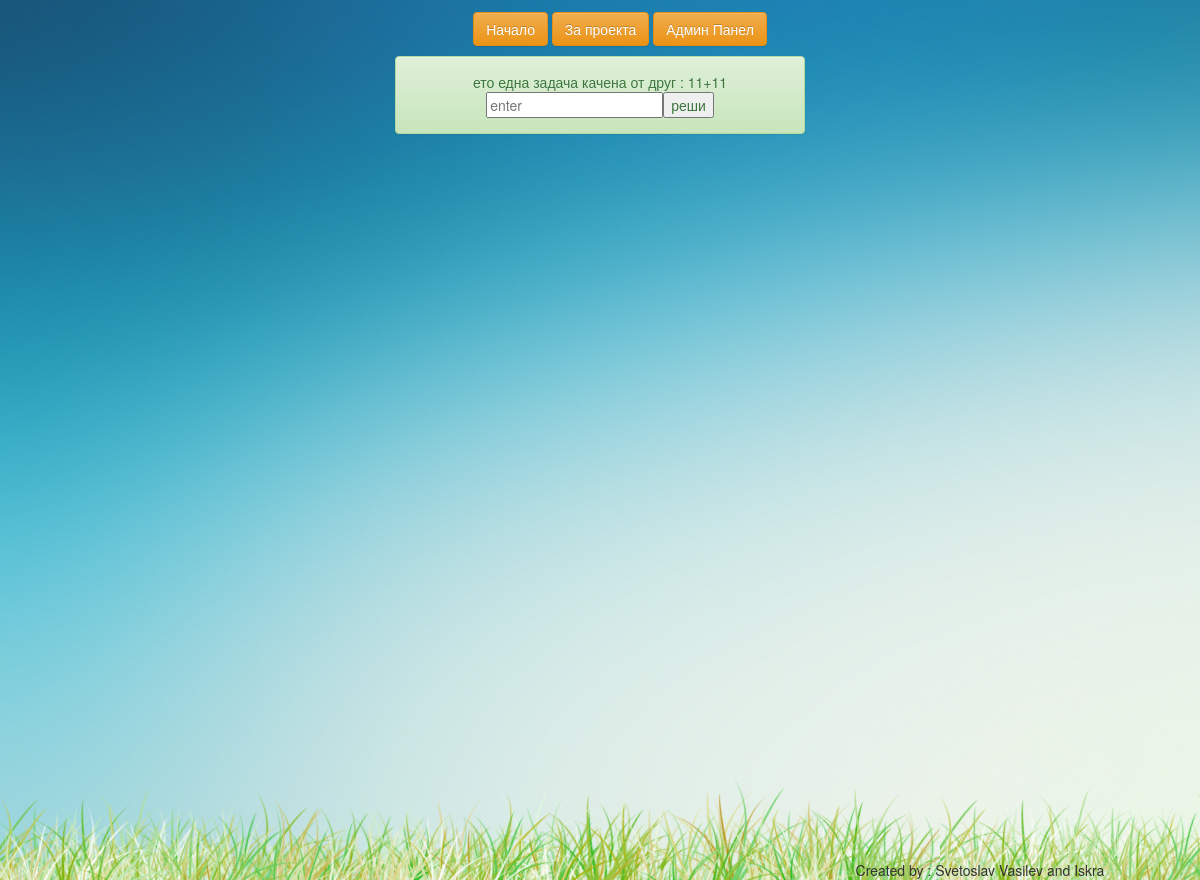
/project_31_mart/read.php, run on the app's committed database.
### tables this page shows
CREATE TABLE `lvl3` (
  `id_math` int(11) NOT NULL,
  `number_1` int(11) NOT NULL,
  `symbol` varchar(100) NOT NULL,
  `number_2` int(11) NOT NULL,
  `result` varchar(100) NOT NULL,
  `added_by` varchar(100) NOT NULL,
  `date_deleted` date DEFAULT NULL
);

### project_31_mart/read.php (the view, shortened to what this page needs)
<?php
include_once('includes/header.php');
	?>
<?php
$user=$_SESSION['user'];
$conn = mysqli_connect('localhost', 'root', '', 'math');
$read_query = 	"SELECT number_1,symbol,number_2,result,added_by FROM lvl3 ORDER BY rand() LIMIT 1 ";
$read_result = mysqli_query($conn, $read_query);
	if (mysqli_num_rows($read_result) > 0) {
		$row = mysqli_fetch_assoc($read_result);
        	echo "<div class='row'>
	<div class='alert alert-success col-xs-4
		col-xs-offset-4 text-center'>";
		echo $user."  ето една задача качена от друг : ";
       echo $row['number_1']."".$row['symbol']."".$row['number_2'];
	echo "<form action='last_lvl.php' method='get'>";
echo "</form>";
			echo "</div></div>";
}
?>
<?php
	include_once('includes/footer.php');
	?>

### project_31_mart/css/style.css (style rules this page uses)
body,html,div { margin:0; padding: 0; }
body { background-image: url(img/bg_index.jpg); background-repeat: ; }

### data on the page
lvl3: number_1 "11", symbol "+", number_2 "11"
